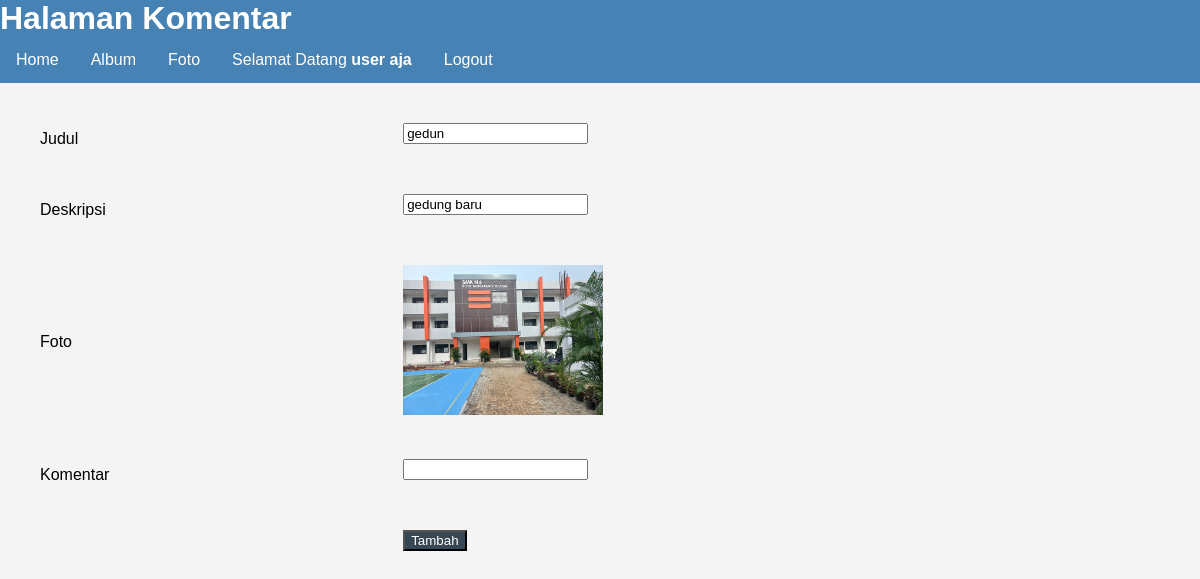
Page /komentar.php?fotoid=8 (signed in) on the committed database.
### tables this page shows
CREATE TABLE `foto` (
  `fotoid` int(11) NOT NULL,
  `judulfoto` varchar(255) NOT NULL,
  `deskripsifoto` text NOT NULL,
  `tanggalunggah` date NOT NULL,
  `lokasifile` varchar(255) NOT NULL,
  `albumid` int(11) NOT NULL,
  `userid` int(11) NOT NULL
);

### komentar.php (the view, shortened to what this page needs)
<!DOCTYPE html>
<html lang="en">
    <head>
    </head>
    <body>
        <h1>Halaman Komentar</h1>
        <ul>
                <li><a href="home.php">Home</a></li>
                <li><a href="album.php">Album</a></li>
                <li><a href="foto.php">Foto</a></li>
                <li><a>Selamat Datang <b><?=$_SESSION['namalengkap']?></b>
                <li><a href="logout.php">Logout</a></li>
            </ul>
        <form action="tambah_komentar.php" method="post">
            <?php
                include "koneksi.php";
                $fotoid=$_GET['fotoid'];
                $sql=mysqli_query($conn,"select * from foto where fotoid='$fotoid'");
                while ($data=mysqli_fetch_array($sql)) {
                    ?>
                <table>
                    <tr>
                        <td>Judul</td>
                        <td><input type="text" name="judulfoto" value="<?=$data['judulfoto']?>"></td>
                    </tr>
                    <tr>
                        <td>Deskripsi</td>
                        <td><input type="text" name="deskripsifoto" value="<?=$data['deskripsifoto']?>"></td>
                    </tr>
                    <tr>
                        <td>Foto</td>
                        <td><img src="gambar/<?=$data['lokasifile']?>" width="200px"></td>
                    </tr>
                    <tr>
                        <td>Komentar</td>
                        <td><input type="text" name="isikomentar"></td>
                    </tr>
                    <tr>
                        <td></td>
                        <td><input type="submit" value="Tambah"></td>
                    </tr>
                </table>
                <?php
                    }
                ?>
        </form>
    </body>
</html>

### komentar.php (style rules this page uses)
body { font-family: Arial, sans-serif; margin:0; padding: 0; background-color: #f4f4f4; }
h1 { list-style-type: none; margin: 0; padding: 0; overflow: hidden; color: white; background-color: #4682B4; }
ul { list-style-type: none; padding: 0; margin: 0; background-color: #4682B4; overflow: hidden; }
li { float: left; }
li a { display: block; color: white; text-align:center; padding: 14px 16px; text-decoration: none; }
form { margin: 20px; }
table { width:100%; border-collapse: collapse; margin-top: 20px; }
th,td { padding: 20px; text-align: left; border-bottom: 1 px solid #ddd; }
input[type="text"],input[type="submit"],select,input[type="file"] { padding: 8 px; margin-bottom: 10px; }
input[type="submit"] { background-color: #384754; color: white; cursor: pointer; }
img { max-width: 100%; height: auto; }

### rows in the picture
foto: judulfoto "gedun", deskripsifoto "gedung baru", lokasifile (picture)

### other values in the picture
$_SESSION['namalengkap'] "user aja"
